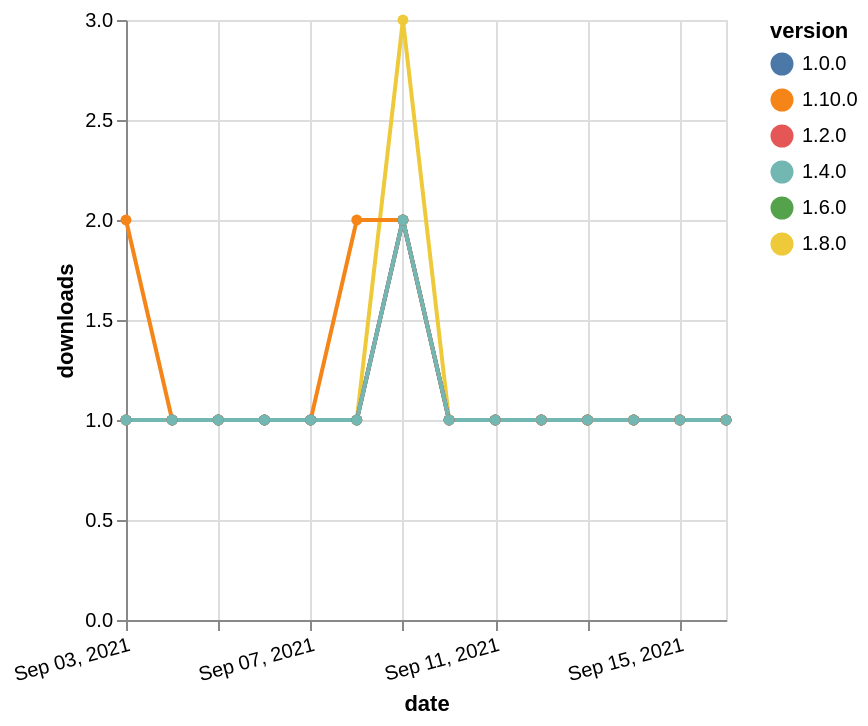

Write a Vega-Lite specification for this figure.
### Vega-Lite specification from a JSON file in a GitHub repository (floating-point values rounded to 4 significant figures)
{"$schema": "https://vega.github.io/schema/vega-lite/v5.json", "description": "A simple bar chart with embedded data.", "data": {"values": [{"date": "2021-09-03", "total": 149, "delta": 1, "version": "1.6.0"}, {"date": "2021-09-04", "total": 150, "delta": 1, "version": "1.6.0"}, {"date": "2021-09-05", "total": 151, "delta": 1, "version": "1.6.0"}, {"date": "2021-09-06", "total": 152, "delta": 1, "version": "1.6.0"}, {"date": "2021-09-07", "total": 153, "delta": 1, "version": "1.6.0"}, {"date": "2021-09-08", "total": 154, "delta": 1, "version": "1.6.0"}, {"date": "2021-09-09", "total": 156, "delta": 2, "version": "1.6.0"}, {"date": "2021-09-10", "total": 157, "delta": 1, "version": "1.6.0"}, {"date": "2021-09-11", "total": 158, "delta": 1, "version": "1.6.0"}, {"date": "2021-09-12", "total": 159, "delta": 1, "version": "1.6.0"}, {"date": "2021-09-13", "total": 160, "delta": 1, "version": "1.6.0"}, {"date": "2021-09-14", "total": 161, "delta": 1, "version": "1.6.0"}, {"date": "2021-09-15", "total": 162, "delta": 1, "version": "1.6.0"}, {"date": "2021-09-16", "total": 163, "delta": 1, "version": "1.6.0"}, {"date": "2021-09-03", "total": 179, "delta": 1, "version": "1.8.0"}, {"date": "2021-09-04", "total": 180, "delta": 1, "version": "1.8.0"}, {"date": "2021-09-05", "total": 181, "delta": 1, "version": "1.8.0"}, {"date": "2021-09-06", "total": 182, "delta": 1, "version": "1.8.0"}, {"date": "2021-09-07", "total": 183, "delta": 1, "version": "1.8.0"}, {"date": "2021-09-08", "total": 184, "delta": 1, "version": "1.8.0"}, {"date": "2021-09-09", "total": 187, "delta": 3, "version": "1.8.0"}, {"date": "2021-09-10", "total": 188, "delta": 1, "version": "1.8.0"}, {"date": "2021-09-11", "total": 189, "delta": 1, "version": "1.8.0"}, {"date": "2021-09-12", "total": 190, "delta": 1, "version": "1.8.0"}, {"date": "2021-09-13", "total": 191, "delta": 1, "version": "1.8.0"}, {"date": "2021-09-14", "total": 192, "delta": 1, "version": "1.8.0"}, {"date": "2021-09-15", "total": 193, "delta": 1, "version": "1.8.0"}, {"date": "2021-09-16", "total": 194, "delta": 1, "version": "1.8.0"}, {"date": "2021-09-03", "total": 120, "delta": 2, "version": "1.10.0"}, {"date": "2021-09-04", "total": 121, "delta": 1, "version": "1.10.0"}, {"date": "2021-09-05", "total": 122, "delta": 1, "version": "1.10.0"}, {"date": "2021-09-06", "total": 123, "delta": 1, "version": "1.10.0"}, {"date": "2021-09-07", "total": 124, "delta": 1, "version": "1.10.0"}, {"date": "2021-09-08", "total": 126, "delta": 2, "version": "1.10.0"}, {"date": "2021-09-09", "total": 128, "delta": 2, "version": "1.10.0"}, {"date": "2021-09-10", "total": 129, "delta": 1, "version": "1.10.0"}, {"date": "2021-09-11", "total": 130, "delta": 1, "version": "1.10.0"}, {"date": "2021-09-12", "total": 131, "delta": 1, "version": "1.10.0"}, {"date": "2021-09-13", "total": 132, "delta": 1, "version": "1.10.0"}, {"date": "2021-09-14", "total": 133, "delta": 1, "version": "1.10.0"}, {"date": "2021-09-15", "total": 134, "delta": 1, "version": "1.10.0"}, {"date": "2021-09-16", "total": 135, "delta": 1, "version": "1.10.0"}, {"date": "2021-09-03", "total": 232, "delta": 1, "version": "1.0.0"}, {"date": "2021-09-04", "total": 233, "delta": 1, "version": "1.0.0"}, {"date": "2021-09-05", "total": 234, "delta": 1, "version": "1.0.0"}, {"date": "2021-09-06", "total": 235, "delta": 1, "version": "1.0.0"}, {"date": "2021-09-07", "total": 236, "delta": 1, "version": "1.0.0"}, {"date": "2021-09-08", "total": 237, "delta": 1, "version": "1.0.0"}, {"date": "2021-09-09", "total": 239, "delta": 2, "version": "1.0.0"}, {"date": "2021-09-10", "total": 240, "delta": 1, "version": "1.0.0"}, {"date": "2021-09-11", "total": 241, "delta": 1, "version": "1.0.0"}, {"date": "2021-09-12", "total": 242, "delta": 1, "version": "1.0.0"}, {"date": "2021-09-13", "total": 243, "delta": 1, "version": "1.0.0"}, {"date": "2021-09-14", "total": 244, "delta": 1, "version": "1.0.0"}, {"date": "2021-09-15", "total": 245, "delta": 1, "version": "1.0.0"}, {"date": "2021-09-16", "total": 246, "delta": 1, "version": "1.0.0"}, {"date": "2021-09-03", "total": 188, "delta": 1, "version": "1.2.0"}, {"date": "2021-09-04", "total": 189, "delta": 1, "version": "1.2.0"}, {"date": "2021-09-05", "total": 190, "delta": 1, "version": "1.2.0"}, {"date": "2021-09-06", "total": 191, "delta": 1, "version": "1.2.0"}, {"date": "2021-09-07", "total": 192, "delta": 1, "version": "1.2.0"}, {"date": "2021-09-08", "total": 193, "delta": 1, "version": "1.2.0"}, {"date": "2021-09-09", "total": 195, "delta": 2, "version": "1.2.0"}, {"date": "2021-09-10", "total": 196, "delta": 1, "version": "1.2.0"}, {"date": "2021-09-11", "total": 197, "delta": 1, "version": "1.2.0"}, {"date": "2021-09-12", "total": 198, "delta": 1, "version": "1.2.0"}, {"date": "2021-09-13", "total": 199, "delta": 1, "version": "1.2.0"}, {"date": "2021-09-14", "total": 200, "delta": 1, "version": "1.2.0"}, {"date": "2021-09-15", "total": 201, "delta": 1, "version": "1.2.0"}, {"date": "2021-09-16", "total": 202, "delta": 1, "version": "1.2.0"}, {"date": "2021-09-03", "total": 166, "delta": 1, "version": "1.4.0"}, {"date": "2021-09-04", "total": 167, "delta": 1, "version": "1.4.0"}, {"date": "2021-09-05", "total": 168, "delta": 1, "version": "1.4.0"}, {"date": "2021-09-06", "total": 169, "delta": 1, "version": "1.4.0"}, {"date": "2021-09-07", "total": 170, "delta": 1, "version": "1.4.0"}, {"date": "2021-09-08", "total": 171, "delta": 1, "version": "1.4.0"}, {"date": "2021-09-09", "total": 173, "delta": 2, "version": "1.4.0"}, {"date": "2021-09-10", "total": 174, "delta": 1, "version": "1.4.0"}, {"date": "2021-09-11", "total": 175, "delta": 1, "version": "1.4.0"}, {"date": "2021-09-12", "total": 176, "delta": 1, "version": "1.4.0"}, {"date": "2021-09-13", "total": 177, "delta": 1, "version": "1.4.0"}, {"date": "2021-09-14", "total": 178, "delta": 1, "version": "1.4.0"}, {"date": "2021-09-15", "total": 179, "delta": 1, "version": "1.4.0"}, {"date": "2021-09-16", "total": 180, "delta": 1, "version": "1.4.0"}]}, "width": "container", "mark": {"type": "line", "point": {"filled": true}}, "encoding": {"x": {"field": "date", "type": "temporal", "timeUnit": "yearmonthdate", "title": "date", "axis": {"labelAngle": -15}}, "y": {"field": "delta", "type": "quantitative", "title": "downloads"}, "color": {"field": "version", "type": "nominal"}, "tooltip": {"field": "delta"}}}
